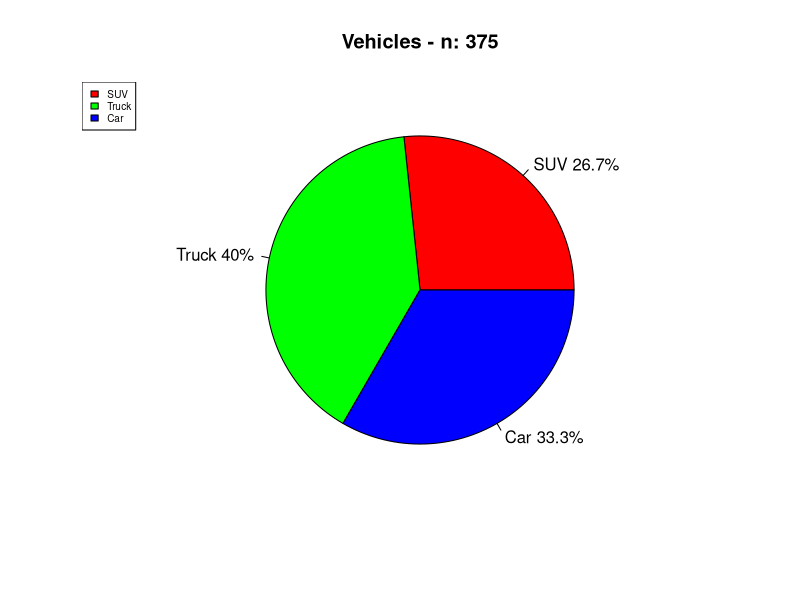
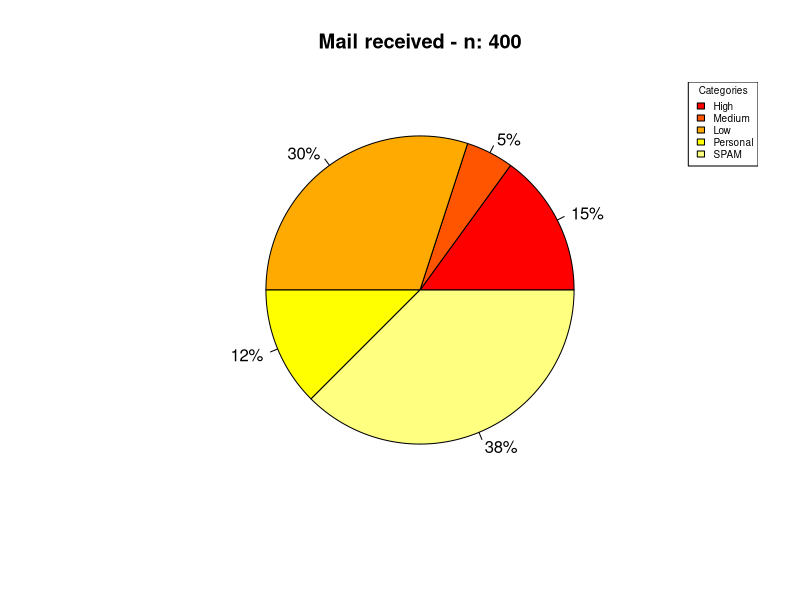
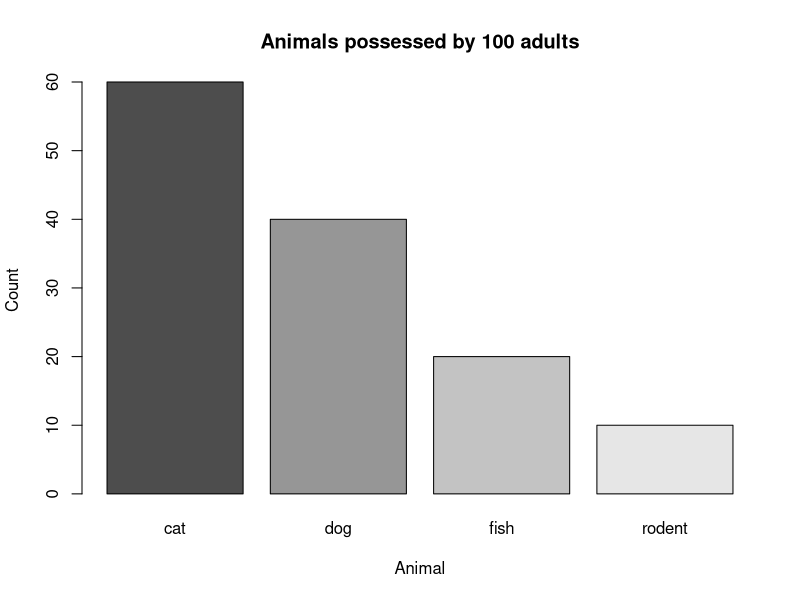
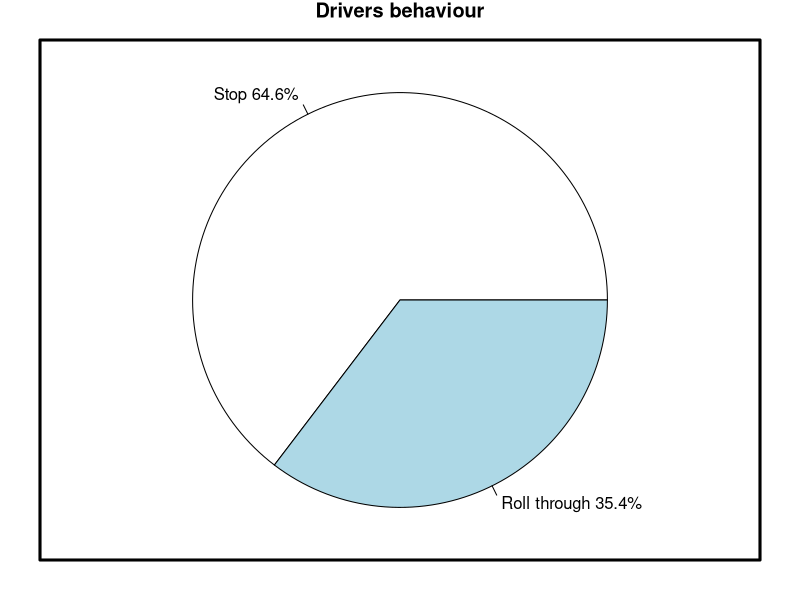
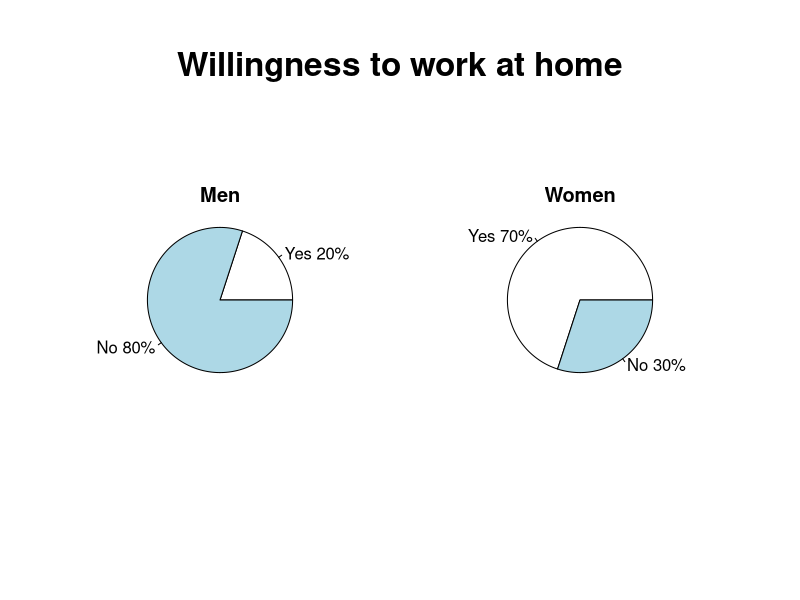
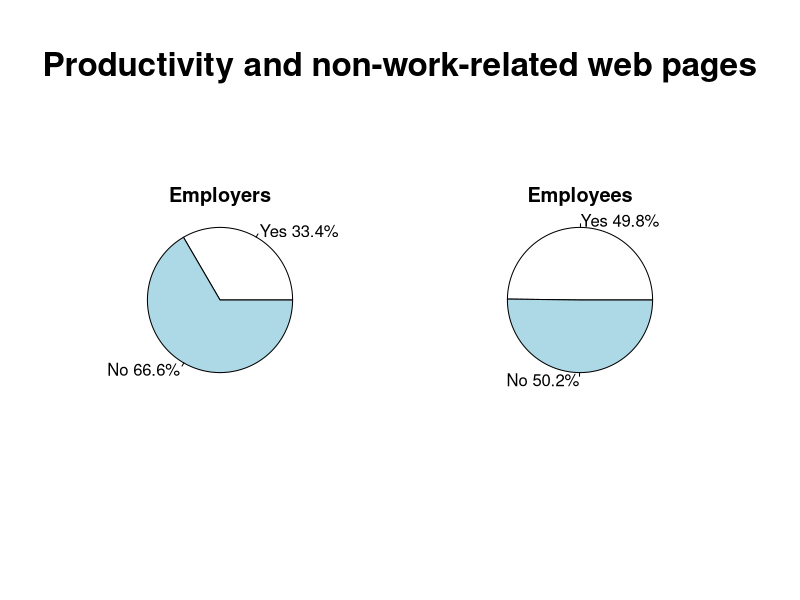
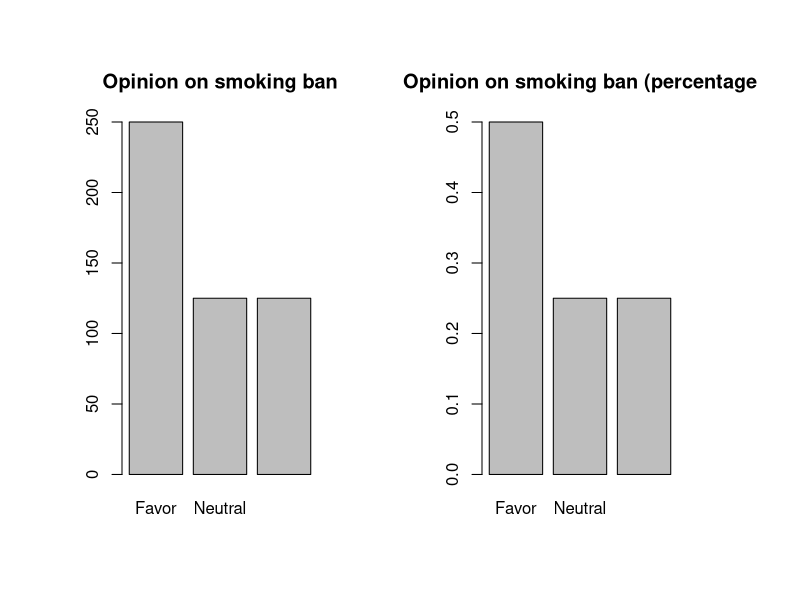

These figures' R source, in order:
## ---- chunk 1
e1 <- data.frame(category = integer(375)) 
e1$category <- rep(c("SUV","Truck","Car"), c(150,125,100))

# Frequency tables
xtabs(e1) 
## ---- chunk 2
round(prop.table(table(e1$category)), digits = 2)
## ---- chunk 3
pie(table(e1), labels = paste(c("SUV ","Truck ","Car "), round(prop.table(table(e1$category))*100, digits = 1), "%", sep = "") , main = "Vehicles - n: 375", col = rainbow(3))
legend("topleft", c("SUV","Truck","Car"), cex = 0.6, fill = rainbow(3))
## ---- chunk 4
e3 <- data.frame(400)
e3 <- rep( c("high", "medium", "low", "personal", "SPAM"), c(60, 120, 20, 50, 150))

# Frequency table
table(e3)
## ---- chunk 5
paste(prop.table(table(e3))*100, "%", sep = "")
## ---- chunk 6
# Does not work with Knitr.
# par(mar=c(5.1, 4.1, 4.1, 8.1), xpd=TRUE)

pie(table(e3), labels = paste(round(prop.table(table(e3))*100), "%", sep = ""), col = heat.colors(5), main = "Mail received - n: 400")

# With Knitr the legend is not visible, while there is no problem with the normal plot output.

#usr <- par("usr")*1.2; rect(usr[1], usr[3], usr[2], usr[4], lwd=2, col=NA)
legend("topright", legend = c("High", "Medium", "Low", "Personal", "SPAM"), fill = heat.colors(5), title = "Categories", cex = 0.6)

## ---- chunk 7
e8 <- data.frame(100)
e8 <- rep(c("dog", "cat", "fish", "rodent"), c(40, 60, 20, 10))
table(e8)
barplot(table(e8), main = "Animals possessed by 100 adults", xlab = "Animal", ylab = "Count", col = gray.colors(4))

## ---- chunk 8
e5 <- data.frame(rep(c("Complete stop", "Rolled through", "Ran the stop sign"), c(64.2, 35.2, 0.6)))
par("mar")
par(mar=c(1,1,1,1))
pie(table(e5), main = "Drivers behaviour", labels = paste(c("Stop ", "Roll through ", "Ran the stop "), round(prop.table(table(e5))*100, 1), "%", sep = ""))
par(oma=c(2,2,2,2), mar=c(4.1, 4.1, 4.1, 4.1), xpd=TRUE) ; box("inner", col="black", lwd=3)
## ---- chunk 9
e6 <- data.frame(gender = rep( c("man", "woman"), each=10))
e6$answer <- ifelse(e6$gender == "man", rep( c("yes", "no"), c(8, 2)), rep( c("yes", "no"), c(3, 7)))
## ---- chunk 10
par(mfrow = c(1, 2))

suppressWarnings(pie(table(e6$answer[e6$gender == "man"]), main = "Men", line = -4, labels = paste(c("Yes ", "No "), round(prop.table(table(e6$answer[e6$gender == "man"]))*100, 1), "%", sep = "")))

suppressWarnings(pie(table(e6$answer[e6$gender == "woman"]), main = "Women", line = -4, labels = paste(c("Yes ", "No "), round(prop.table(table(e6$answer[e6$gender == "woman"]))*100, 1), "%", sep = "")))

suppressWarnings(mtext("Willingness to work at home", side = 3, line = -2, outer = TRUE, cex=2,font=2))
## ---- chunk 11
e8 <- data.frame(employer = rep( c("no", "yes"), c(334, 666)))
e8$employee <- rep( c("no", "yes"), c(498, 502))
## ---- chunk 12
par(mfrow = c(1, 2))

suppressWarnings(pie(table(e8$employer), main = "Employers", line = -4, labels = paste(c("Yes ", "No "), round(prop.table(table(e8$employer))*100, 1), "%", sep = "")))

suppressWarnings(pie(table(e8$employee), main = "Employees", line = -4, labels = paste(c("Yes ", "No "), round(prop.table(table(e8$employee))*100, 1), "%", sep = "")))

suppressWarnings(mtext("Productivity and non-work-related web pages", side = 3, line = -2, outer = TRUE, cex=2,font=2))
## ---- chunk 13
e8 <- data.frame(opinion = rep(c("Favor", "Oppose", "Neutral"), c(250, 125, 125)))
barplot(table(e8), main = "Opinion on smoking ban")
## ---- chunk 14
paste(prop.table(table(e8))*100, "%", sep = "")
## ---- chunk 15
barplot(prop.table(table(e8)), main = "Opinion on smoking ban (percentage")
